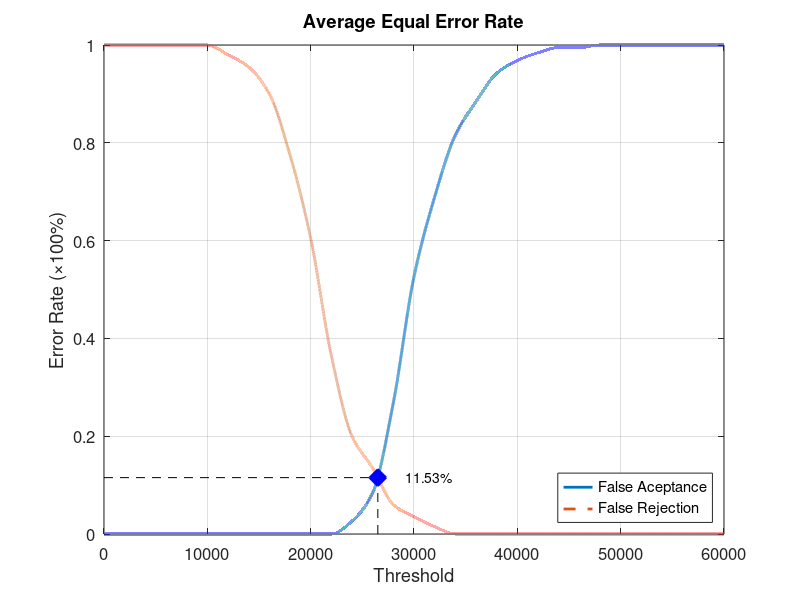
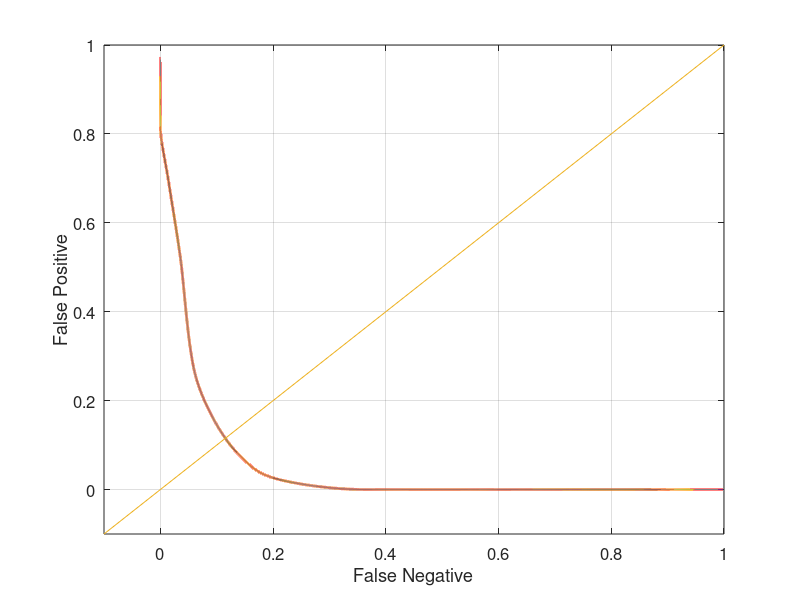

MATLAB code to generate these figures, in order:
function yEER = Database3_3
close all;
clear;
clc;
x = 0:2000:60000;
xq = 0:0.5:60000;

y0 = [0 0 0 0 0 0 0 0 0 0 0 0 0.0263158 0.0842105 0.268421 0.526316 0.689474 0.815789 0.884211 0.942105 0.968421 0.984211 0.994737 0.994737 1 1 1 1 1 1 1];
yy0 = interp1(x, y0, xq, 'pchip');
y1 = [1 1 1 1 1 1 0.98 0.955 0.9 0.775 0.605 0.365 0.2 0.135 0.06 0.035 0.015 0 0 0 0 0 0 0 0 0 0 0 0 0 0];
yy1 = interp1(x, y1, xq, 'pchip');

% Calculating EER: 
y2 = abs(y0 - y1);
find(y2 == min(y2))
yy2 = abs(yy0 - yy1);
xEER = find(yy2 == min(yy2));
xEERIndex = xq(xEER) % X-axis EER
yEER = yy0(xEER) % Y-axis EER

main = figure
plot(xq, yy0,'-','LineWidth', 2);	hold on
plot(xq, yy1,'--','LineWidth', 2);	hold on
plot([xEERIndex xEERIndex], [0 yEER], 'k--');	hold on
plot([0 xEERIndex], [yEER yEER], 'k--');	hold on
plot(xEERIndex, yEER, 'bx', 'LineWidth', 10);	hold on
text(xEERIndex + 10 * xEERIndex / 100, yEER, [num2str(round((10000 * yEER)) / 100) '%'])
legend('False Aceptance', 'False Rejection', 'Location', 'SouthEast')
xlabel('Threshold')
ylabel('Error Rate (\times100%)')
title('Average Equal Error Rate')
set(gca, 'FontSize', 12)
axis([0 60000 0 1])
grid on

print(main, 'Database3_3Main', '-dpng');
FNRxFPR = figure('Color', [1 1 1]);
plot(yy1, yy0, '-', yy1, yy0, 'LineWidth', 2);
hold on
y = -0.1:0.1:1
plot(y, y); 
set(gca, 'FontSize', 12)
xlabel('False Negative')
ylabel('False Positive')
axis([-0.1 1 -0.1 1])
set(gca, 'FontSize', 12)
grid on

print(FNRxFPR, 'Database3_3FNRxFPR','-dpng');
end
